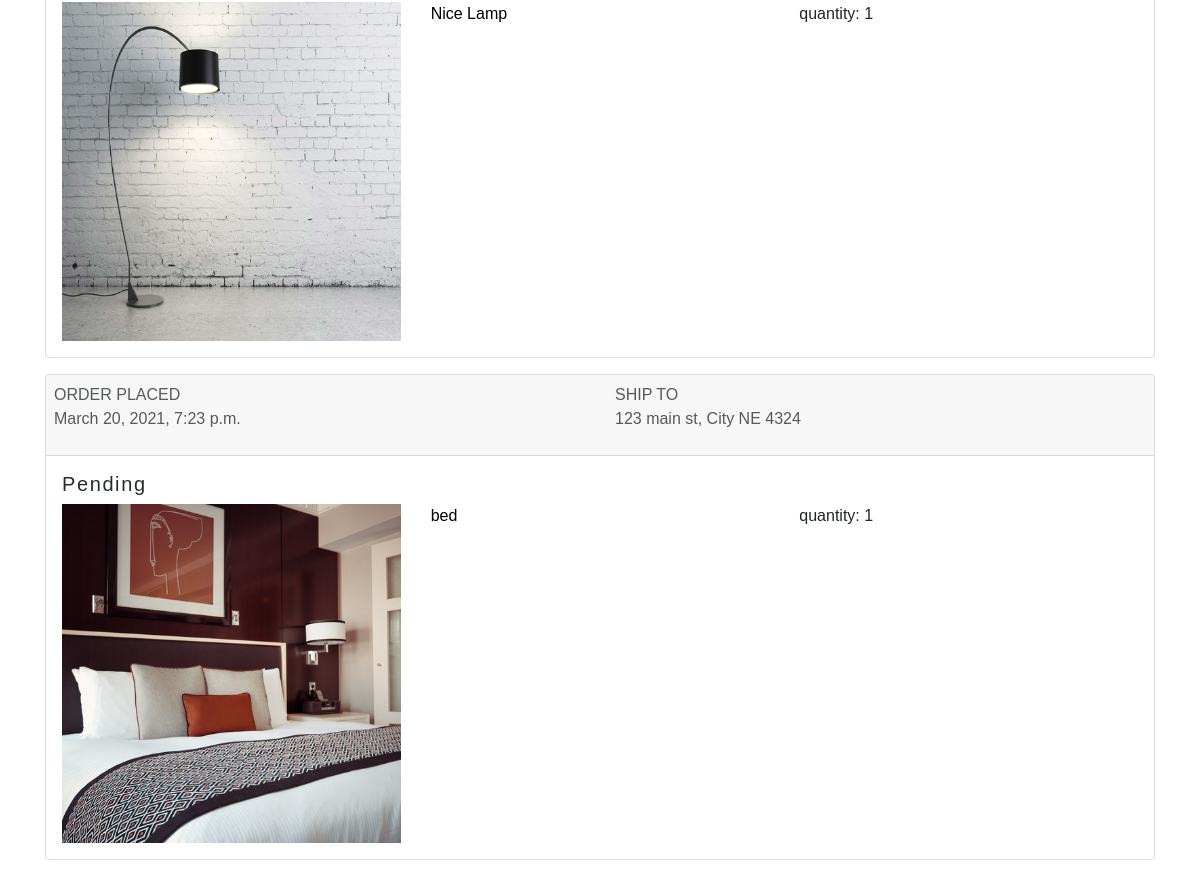
Page /mypage/ (signed in, middle part) on the earlier database version.
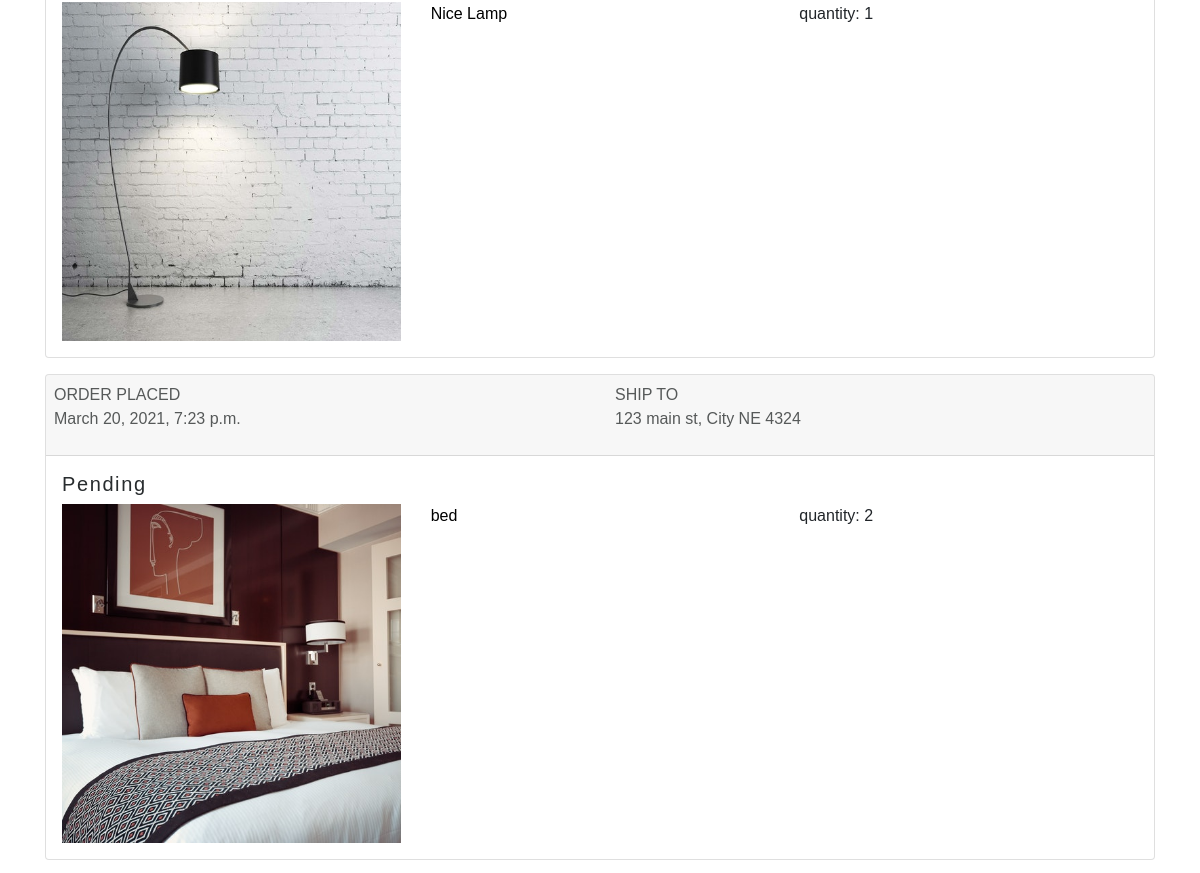
Same page on the later database version.
### store/models.py (models this page shows, shortened)
class Order(models.Model):
    STATUS = (
        ('Pending', 'Pending'),
        ('Out for delivery', 'Out for delivery'),
        ('Delivered', 'Delivered')
    )
    user = models.ForeignKey(User, on_delete=models.SET_NULL, null=True)
    name = models.CharField(max_length=300)
    address = models.CharField(max_length=300)
    order_item = models.ForeignKey(Product, on_delete=models.SET_NULL, null=True)
    date_created = models.DateTimeField(auto_now_add=True)
    status = models.CharField(max_length=200, null=True, choices=STATUS, default='Pending')
    quantity = models.IntegerField(default=0)

class Product(models.Model):
    title = models.CharField(max_length=200)
    price = models.DecimalField(max_digits=30, decimal_places=2)
    picture = models.CharField(max_length=300)
    category = models.CharField(max_length=200)
    sub_category = models.CharField(max_length=200)
    inventory_amount = models.IntegerField(default=10)

### login/views.py (the view)
# urls.py: path('mypage/', views.user_page, name='user_page'),
@login_required
def user_page(request):
    if request.method == 'POST':
        addAddress(request)
    address_info = Address.objects.all()
    orders = Order.objects.all()
    user_name = request.user
    user_order = orders.filter(user=request.user)
    user_address = address_info.filter(user=request.user)
    user_name = request.user
    content = {'user_name': user_name,  'user_order': user_order, 'user_address': user_address}
    return render(request, 'login/user.html', content)

### login/templates/login/user.html (shortened to what this page needs)
{% extends 'base.html'%}
{% block content %}
{% load  item_filter %}
{% load static %}
<div class="container mt-4">
    {% for order in user_order%}
    <div class="card mb-3">
        <div class="card-header p-2">
            <div class="row d-flex justify-content-between">
                    <ul class="col-sm-6">
                        <li>ORDER PLACED</li>
                        <li>{{order.date_created}}</li>
                    </ul>
                    <ul class="col-sm-6">
                        <li>SHIP TO</li>
                        <LI>{{order.address}}</LI>
                    </ul>
            </div>
        </div>
        <div class="p-3">
            <h5> {{order.status}}</h5>
            <div class="row">
                <div class="col-sm-4">
                    <img src="{% static order.order_item.picture %}" alt="" class="order-img">
                </div>
                <div class="col-sm-4">
                    <a href="/store/item{{order.id}}" class="item-name-carousel">{{order.order_item.title}}</a>
                </div>
                <div class="col-sm-4">
                    <ul class="d-flex">
                        quantity: {{order.quantity}}</>
                    </ul>
                </div>
            </div>
        </div>
    </div>
    {% endfor%}
</div>
{% endblock %}

Differences in the rows shown:
changed Order "Pending": quantity "1" → "2"
